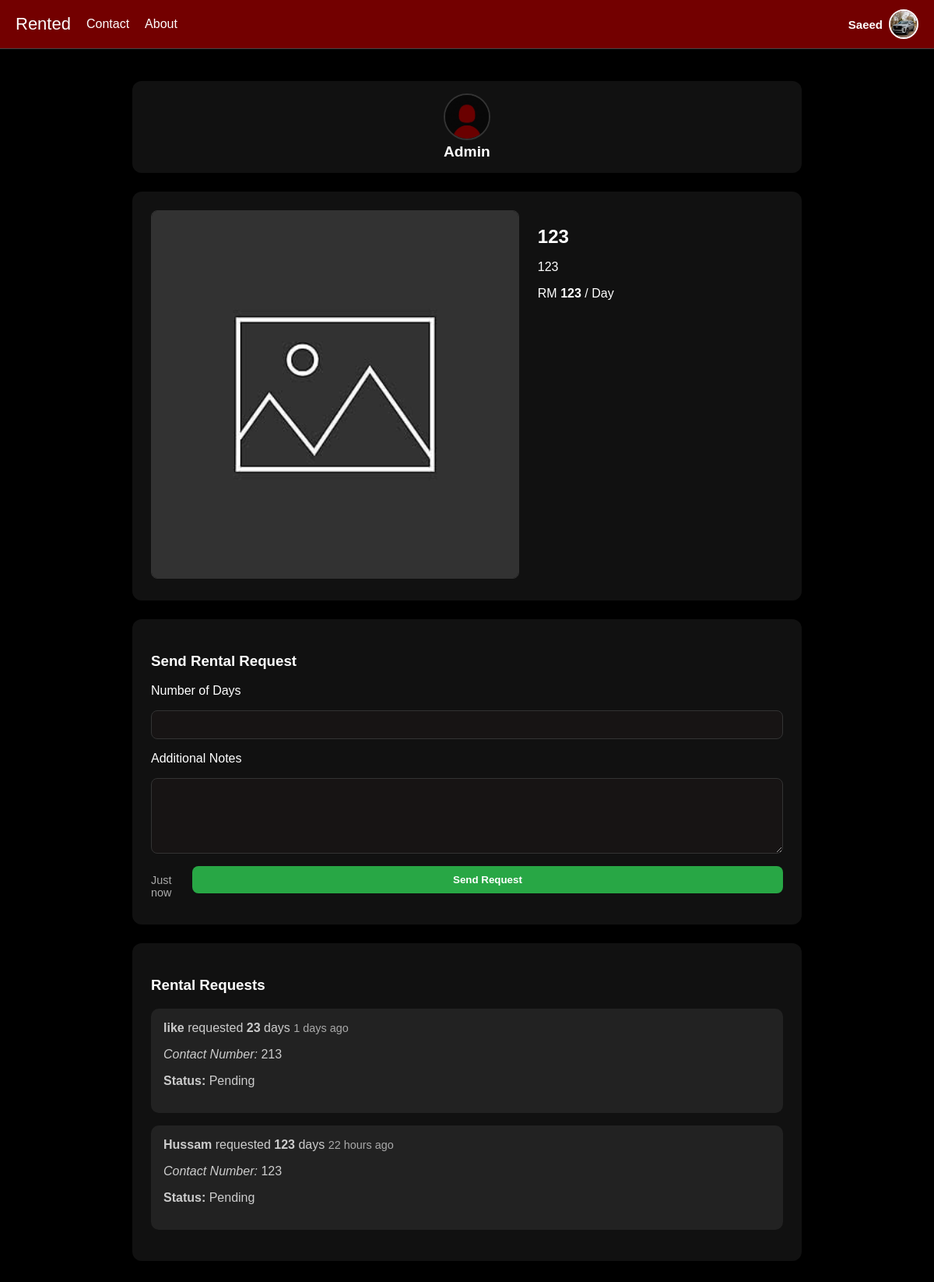
Page /listing/8 (signed in) on the committed database.
### app.py (models this page shows)
class User(db.Model):
    id = db.Column(db.Integer, primary_key=True)
    username = db.Column(db.String(150), unique=True, nullable=False)
    email = db.Column(db.String(150), unique=True, nullable=True)
    password = db.Column(db.String(150), nullable=False)
    profile_pic = db.Column(db.String(300), default="profile_pics/default.png")
    is_admin = db.Column(db.Boolean, default=False)
    created_at = db.Column(db.DateTime, default=datetime.utcnow)

class Listing(db.Model):
    id = db.Column(db.Integer, primary_key=True)
    title = db.Column(db.String(150), nullable=False)
    description = db.Column(db.Text, nullable=False)
    price = db.Column(db.Float, nullable=False)
    image = db.Column(db.String(300), default="default_listing.png")
    user_id = db.Column(db.Integer, db.ForeignKey('user.id'), nullable=False)
    created_at = db.Column(db.DateTime, default=datetime.utcnow)
    user = db.relationship("User", backref="listings")

class RentRequest(db.Model):
    id = db.Column(db.Integer, primary_key=True)
    days = db.Column(db.Integer, nullable=False)
    description = db.Column(db.Text)
    status = db.Column(db.String(50), default="Pending")
    created_at = db.Column(db.DateTime, default=datetime.utcnow)
    listing_id = db.Column(db.Integer, db.ForeignKey('listing.id'))
    renter_id = db.Column(db.Integer, db.ForeignKey('user.id'))
    listing = db.relationship("Listing", backref="requests")
    renter = db.relationship("User")

### app.py (the view, shortened to what this page needs)
@app.route("/listing/<int:id>", methods=["GET", "POST"])
def view_listing(id):
    listing = Listing.query.get_or_404(id)
    approved_request = next((req for req in listing.requests if req.status == "Approved"), None)
    return render_template(
        "view_listing.html",
        listing=listing,
        requests=listing.requests,
        approved_request=approved_request,  # pass to template
        current_time=datetime.utcnow()       # so templates can compute timeago
    )

### app.py (called while the page is built)
@app.context_processor
def inject_user():
    if "user_id" in session:
        user = User.query.get(session["user_id"])
        return dict(user=user)
    return dict(user=None)

### templates/view_listing.html (shortened to what this page needs)
{% extends "base.html" %}
{% block content %}
<div class="container wide-container">
  <div class="owner-header">
    <div class="user-left">
      {% if listing.user and listing.user.profile_pic %}
        <img src="{{ url_for('static', filename=listing.user.profile_pic) }}"
             alt="{{ listing.user.username }}'s profile picture"
             class="listing-profile-pic">
      {% else %}
        <img src="{{ url_for('static', filename='profile_pics/default.png') }}"
             alt="Default profile picture"
             class="listing-profile-pic">
      {% endif %}
      <span class="listing-username">{{ listing.user.username }}</span>
    </div>
  </div>
  <div class="listing-info">
    <div class="listing-image">
      <img src="{{ url_for('static', filename='listing_images/' ~ (listing.image or 'default_listing.png')) }}"
           alt="{{ listing.title }}">
    </div>
    <div class="listing-details">
      <div class="listing-text">
        <h2>{{ listing.title }}</h2>
        <p>{{ listing.description }}</p>
        <p>RM <strong>{{ listing.price | int }}</strong> / Day</p>
      </div>
    </div>
  </div>
  {% set approved_request = requests | selectattr("status", "equalto", "Approved") | list %}
  {% if user and user.id != listing.user_id and not approved_request %}
    {% set existing_user_request = requests | selectattr("renter_id", "equalto", user.id) | list %}
    {% if not existing_user_request %}
    <div class="rent-form">
      <h3>Send Rental Request</h3>
      <form method="POST">
        <label for="days">Number of Days</label>
        <input type="number" id="days" name="days" min="1" required>
        <label for="description">Additional Notes</label>
        <textarea id="description" name="description" rows="5"></textarea>
        <div class="rent-form-footer">
          <span class="request-time">Just now</span>
          <button type="submit">Send Request</button>
        </div>
      </form>
    </div>
    {% endif %}
  {% endif %}
{% if not approved_request %}
<div class="rental-requests">
  <h3>Rental Requests</h3>
  {% if requests %}
    {% for req in requests %}
    <div class="request-card">
      <div class="request-info">
        <strong>{{ req.renter.username if req.renter else 'N/A' }}</strong> requested <strong>{{ req.days }}</strong> days
        {% if req.created_at %}
          {% set diff = current_time - req.created_at %}
          {% if diff.total_seconds() < 3600 %}
            <small class="request-time">{{ (diff.total_seconds() // 60)|int }} minutes ago</small>
          {% elif diff.total_seconds() < 86400 %}
            <small class="request-time">{{ (diff.total_seconds() // 3600)|int }} hours ago</small>
          {% else %}
            <small class="request-time">{{ (diff.total_seconds() // 86400)|int }} days ago</small>
          {% endif %}
        {% endif %}
        {% if req.description %}
          <p><em>Contact Number:</em> {{ req.description }}</p>
        {% endif %}
        <p><strong>Status:</strong> {{ req.status }}</p>
      </div>
    </div>
    {% endfor %}
  {% else %}
    <p>No requests yet.</p>
  {% endif %}
</div>
{% endif %}
</div>
{% endblock %}

### templates/base.html (shortened to what this page needs)
<!DOCTYPE html>
<html lang="en">
<head>
</head>
<body>
  <nav class="navbar">
    <div class="nav-left">
      <a href="{{ url_for('home') }}" class="logo">Rented</a>
      <a href="{{ url_for('contact') }}">Contact</a>
      <a href="{{ url_for('about') }}">About</a>
    </div>
    <div class="nav-right">
      {% if session.get('user_id') %}
        <div class="user-info">
          <span class="username">{{ user.username }}</span>
          <img src="{{ url_for('static', filename=user.profile_pic) }}" alt="Profile" class="profile-pic">
        </div>
      {% else %}
        <div class="auth-buttons">
          <a href="{{ url_for('login') }}" class="auth-link">Login</a>
          <a href="{{ url_for('signup') }}" class="auth-link">Sign Up</a>
        </div>
      {% endif %}
    </div>
  </nav>
  <div class="container">
    {% block content %}{% endblock %}
  </div>
</body>
</html>

### templates/base.html (style rules this page uses)
*, *::before, *::after { box-sizing: border-box; }
body { margin: 0; font-family: Arial, sans-serif; background: #000; color: #fff; min-height: 100vh; padding-top: 80px; }
a { text-decoration: none; color: inherit; }
.navbar { display: flex; justify-content: space-between; align-items: center; background: #730000; padding: 12px 20px; position: fixed; top: 0; left: 0; right: 0; z-index: 1000; border-bottom: 1px solid #444; }
.nav-left { display: flex; align-items: center; gap: 20px; }
.navbar a { color: #fff; font-weight: 500; }
.logo { font-family: 'Arial Black', sans-serif; font-size: 22px; color: #000; }
.user-info { display: flex; align-items: center; gap: 8px; position: relative; }
.username { font-weight: bold; font-size: 15px; }
.profile-pic { width: 38px; height: 38px; border-radius: 50%; object-fit: cover; cursor: pointer; border: 2px solid #fff; }
.container { max-width: 1000px; margin: 0 auto; padding: 24px; }

### templates/view_listing.html (style rules this page uses)
.wide-container { max-width: 900px; margin: 0 auto; padding: 0 20px; color: #fff; }
.owner-header { display: flex; justify-content: center; align-items: center; gap: 16px; margin-bottom: 24px; background: #111; padding: 16px; border-radius: 12px; }
.listing-profile-pic { width: 60px; height: 60px; border-radius: 50%; object-fit: cover; border: 2px solid #333; }
.listing-username { font-weight: bold; font-size: 1.2rem; display: flex; align-items: center; }
.listing-info { display: flex; gap: 24px; flex-wrap: wrap; align-items: stretch; background: #111; padding: 24px; border-radius: 12px; margin-bottom: 24px; }
.listing-image { flex: 3; min-width: 250px; text-align: center; }
.listing-image img { width: 100%; height: auto; border-radius: 8px; border: 1px solid #333; }
.listing-details { flex: 2; min-width: 250px; display: flex; flex-direction: column; justify-content: space-between; }
.listing-text h2 { margin-bottom: 16px; }
.listing-text p { margin-bottom: 8px; }
.rent-form, .approved-request, .rental-requests { background: #111; padding: 24px; border-radius: 12px; margin-bottom: 24px; }
.rent-form label, .rent-form input, .rent-form textarea, .rent-form button { display: block; width: 100%; margin-bottom: 16px; }
.rent-form input, .rent-form textarea { background: #171414; color: #fff; border-radius: 8px; border: 1px solid #333; padding: 10px; }
.rent-form-footer { display: flex; justify-content: space-between; align-items: center; }
.request-time { font-size: 0.9rem; color: #aaa; }
.rent-form button { background: #28a745; color: #fff; border: none; padding: 10px 20px; border-radius: 8px; cursor: pointer; font-weight: bold; }
.request-card { display: flex; justify-content: space-between; align-items: flex-start; padding: 16px; background: #222; border-radius: 10px; margin-bottom: 16px; }
.request-info { color: #ccc; }

### rows in the picture
User: username "Saeed", profile_pic (picture)
User: profile_pic (picture), user.username "Admin"
Listing: image (placeholder picture), title "123", description "123", price "123"
RentRequest: renter "like", days "23", description "213", status "Pending"
RentRequest: renter "Hussam", days "123", description "123", status "Pending"
